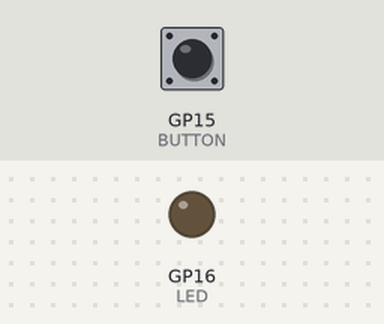
This program was run on a simulated Raspberry Pi Pico running MicroPython. On the bench: output pins drawn as LEDs (lit = HIGH). Inputs (shaded band) come from the test bench; at power-on: GP15 (BUTTON) LOW.

Above: at 1.2 s.
1.3 s: GP15 (BUTTON) pulled HIGH for 0.15 s
At 1.37 s:
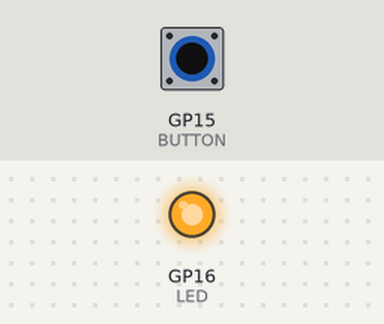
2.9 s: GP15 (BUTTON) pulled HIGH for 3.2 s
At 6.9 s:
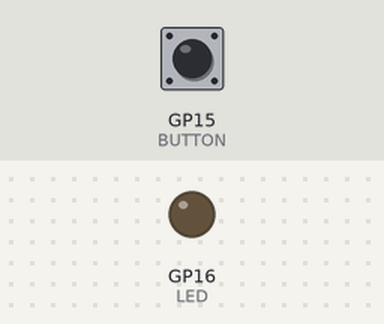
Timing chart, 0 to 8.4 s (numbered marks = the images above; inputs shaded):
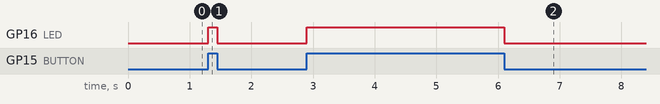

Measured:
- after the input at 1.3 s, GP16 (LED): LOW → HIGH at once, → LOW 0.15 s later
- after the input at 2.9 s, GP16 (LED): LOW → HIGH at once, → LOW 3.2 s later

The program:

PushOn.py
```python
from machine import Pin
import time

LED = Pin(16, Pin.OUT)
BUTTON = Pin(15, Pin.IN, Pin.PULL_DOWN)
LED.value(0)

while True:
    if BUTTON.value():
        LED.value(1)
    else:
        LED.value(0)
```
